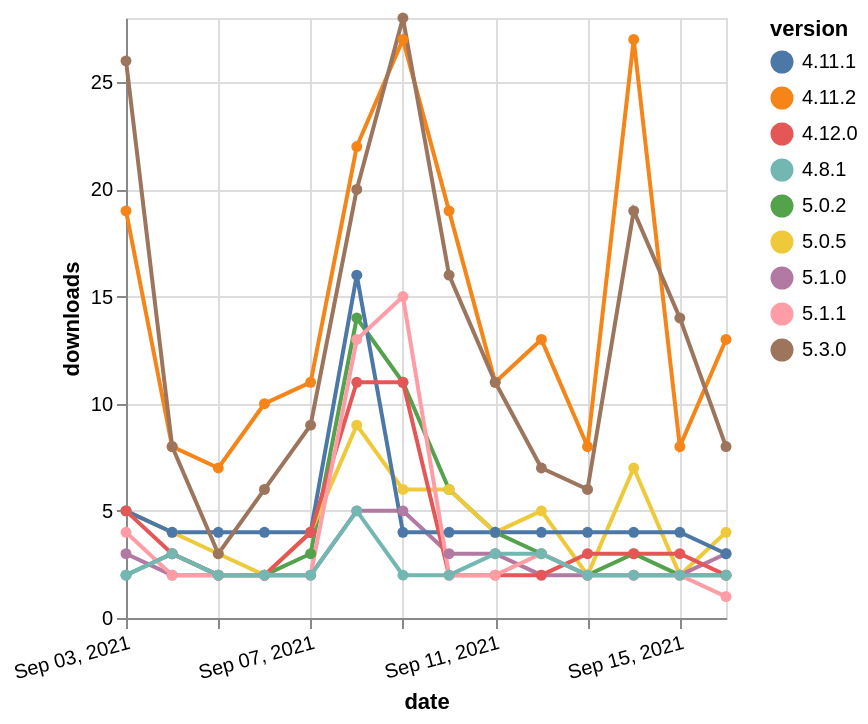

Describe this chart as a Vega-Lite specification.
### Vega-Lite specification from a JSON file in a GitHub repository (floating-point values rounded to 4 significant figures)
{"$schema": "https://vega.github.io/schema/vega-lite/v5.json", "description": "A simple bar chart with embedded data.", "data": {"values": [{"date": "2021-09-03", "total": 13177, "delta": 2, "version": "5.0.2"}, {"date": "2021-09-04", "total": 13180, "delta": 3, "version": "5.0.2"}, {"date": "2021-09-05", "total": 13182, "delta": 2, "version": "5.0.2"}, {"date": "2021-09-06", "total": 13184, "delta": 2, "version": "5.0.2"}, {"date": "2021-09-07", "total": 13187, "delta": 3, "version": "5.0.2"}, {"date": "2021-09-08", "total": 13201, "delta": 14, "version": "5.0.2"}, {"date": "2021-09-09", "total": 13212, "delta": 11, "version": "5.0.2"}, {"date": "2021-09-10", "total": 13218, "delta": 6, "version": "5.0.2"}, {"date": "2021-09-11", "total": 13222, "delta": 4, "version": "5.0.2"}, {"date": "2021-09-12", "total": 13225, "delta": 3, "version": "5.0.2"}, {"date": "2021-09-13", "total": 13227, "delta": 2, "version": "5.0.2"}, {"date": "2021-09-14", "total": 13230, "delta": 3, "version": "5.0.2"}, {"date": "2021-09-15", "total": 13232, "delta": 2, "version": "5.0.2"}, {"date": "2021-09-16", "total": 13234, "delta": 2, "version": "5.0.2"}, {"date": "2021-09-03", "total": 9793, "delta": 5, "version": "5.0.5"}, {"date": "2021-09-04", "total": 9797, "delta": 4, "version": "5.0.5"}, {"date": "2021-09-05", "total": 9800, "delta": 3, "version": "5.0.5"}, {"date": "2021-09-06", "total": 9802, "delta": 2, "version": "5.0.5"}, {"date": "2021-09-07", "total": 9806, "delta": 4, "version": "5.0.5"}, {"date": "2021-09-08", "total": 9815, "delta": 9, "version": "5.0.5"}, {"date": "2021-09-09", "total": 9821, "delta": 6, "version": "5.0.5"}, {"date": "2021-09-10", "total": 9827, "delta": 6, "version": "5.0.5"}, {"date": "2021-09-11", "total": 9831, "delta": 4, "version": "5.0.5"}, {"date": "2021-09-12", "total": 9836, "delta": 5, "version": "5.0.5"}, {"date": "2021-09-13", "total": 9838, "delta": 2, "version": "5.0.5"}, {"date": "2021-09-14", "total": 9845, "delta": 7, "version": "5.0.5"}, {"date": "2021-09-15", "total": 9847, "delta": 2, "version": "5.0.5"}, {"date": "2021-09-16", "total": 9851, "delta": 4, "version": "5.0.5"}, {"date": "2021-09-03", "total": 2330, "delta": 3, "version": "5.1.0"}, {"date": "2021-09-04", "total": 2332, "delta": 2, "version": "5.1.0"}, {"date": "2021-09-05", "total": 2334, "delta": 2, "version": "5.1.0"}, {"date": "2021-09-06", "total": 2336, "delta": 2, "version": "5.1.0"}, {"date": "2021-09-07", "total": 2338, "delta": 2, "version": "5.1.0"}, {"date": "2021-09-08", "total": 2343, "delta": 5, "version": "5.1.0"}, {"date": "2021-09-09", "total": 2348, "delta": 5, "version": "5.1.0"}, {"date": "2021-09-10", "total": 2351, "delta": 3, "version": "5.1.0"}, {"date": "2021-09-11", "total": 2354, "delta": 3, "version": "5.1.0"}, {"date": "2021-09-12", "total": 2356, "delta": 2, "version": "5.1.0"}, {"date": "2021-09-13", "total": 2358, "delta": 2, "version": "5.1.0"}, {"date": "2021-09-14", "total": 2360, "delta": 2, "version": "5.1.0"}, {"date": "2021-09-15", "total": 2362, "delta": 2, "version": "5.1.0"}, {"date": "2021-09-16", "total": 2365, "delta": 3, "version": "5.1.0"}, {"date": "2021-09-03", "total": 13771, "delta": 19, "version": "4.11.2"}, {"date": "2021-09-04", "total": 13779, "delta": 8, "version": "4.11.2"}, {"date": "2021-09-05", "total": 13786, "delta": 7, "version": "4.11.2"}, {"date": "2021-09-06", "total": 13796, "delta": 10, "version": "4.11.2"}, {"date": "2021-09-07", "total": 13807, "delta": 11, "version": "4.11.2"}, {"date": "2021-09-08", "total": 13829, "delta": 22, "version": "4.11.2"}, {"date": "2021-09-09", "total": 13856, "delta": 27, "version": "4.11.2"}, {"date": "2021-09-10", "total": 13875, "delta": 19, "version": "4.11.2"}, {"date": "2021-09-11", "total": 13886, "delta": 11, "version": "4.11.2"}, {"date": "2021-09-12", "total": 13899, "delta": 13, "version": "4.11.2"}, {"date": "2021-09-13", "total": 13907, "delta": 8, "version": "4.11.2"}, {"date": "2021-09-14", "total": 13934, "delta": 27, "version": "4.11.2"}, {"date": "2021-09-15", "total": 13942, "delta": 8, "version": "4.11.2"}, {"date": "2021-09-16", "total": 13955, "delta": 13, "version": "4.11.2"}, {"date": "2021-09-03", "total": 8463, "delta": 5, "version": "4.11.1"}, {"date": "2021-09-04", "total": 8467, "delta": 4, "version": "4.11.1"}, {"date": "2021-09-05", "total": 8471, "delta": 4, "version": "4.11.1"}, {"date": "2021-09-06", "total": 8475, "delta": 4, "version": "4.11.1"}, {"date": "2021-09-07", "total": 8479, "delta": 4, "version": "4.11.1"}, {"date": "2021-09-08", "total": 8495, "delta": 16, "version": "4.11.1"}, {"date": "2021-09-09", "total": 8499, "delta": 4, "version": "4.11.1"}, {"date": "2021-09-10", "total": 8503, "delta": 4, "version": "4.11.1"}, {"date": "2021-09-11", "total": 8507, "delta": 4, "version": "4.11.1"}, {"date": "2021-09-12", "total": 8511, "delta": 4, "version": "4.11.1"}, {"date": "2021-09-13", "total": 8515, "delta": 4, "version": "4.11.1"}, {"date": "2021-09-14", "total": 8519, "delta": 4, "version": "4.11.1"}, {"date": "2021-09-15", "total": 8523, "delta": 4, "version": "4.11.1"}, {"date": "2021-09-16", "total": 8526, "delta": 3, "version": "4.11.1"}, {"date": "2021-09-03", "total": 3575, "delta": 26, "version": "5.3.0"}, {"date": "2021-09-04", "total": 3583, "delta": 8, "version": "5.3.0"}, {"date": "2021-09-05", "total": 3586, "delta": 3, "version": "5.3.0"}, {"date": "2021-09-06", "total": 3592, "delta": 6, "version": "5.3.0"}, {"date": "2021-09-07", "total": 3601, "delta": 9, "version": "5.3.0"}, {"date": "2021-09-08", "total": 3621, "delta": 20, "version": "5.3.0"}, {"date": "2021-09-09", "total": 3649, "delta": 28, "version": "5.3.0"}, {"date": "2021-09-10", "total": 3665, "delta": 16, "version": "5.3.0"}, {"date": "2021-09-11", "total": 3676, "delta": 11, "version": "5.3.0"}, {"date": "2021-09-12", "total": 3683, "delta": 7, "version": "5.3.0"}, {"date": "2021-09-13", "total": 3689, "delta": 6, "version": "5.3.0"}, {"date": "2021-09-14", "total": 3708, "delta": 19, "version": "5.3.0"}, {"date": "2021-09-15", "total": 3722, "delta": 14, "version": "5.3.0"}, {"date": "2021-09-16", "total": 3730, "delta": 8, "version": "5.3.0"}, {"date": "2021-09-03", "total": 9470, "delta": 5, "version": "4.12.0"}, {"date": "2021-09-04", "total": 9473, "delta": 3, "version": "4.12.0"}, {"date": "2021-09-05", "total": 9475, "delta": 2, "version": "4.12.0"}, {"date": "2021-09-06", "total": 9477, "delta": 2, "version": "4.12.0"}, {"date": "2021-09-07", "total": 9481, "delta": 4, "version": "4.12.0"}, {"date": "2021-09-08", "total": 9492, "delta": 11, "version": "4.12.0"}, {"date": "2021-09-09", "total": 9503, "delta": 11, "version": "4.12.0"}, {"date": "2021-09-10", "total": 9505, "delta": 2, "version": "4.12.0"}, {"date": "2021-09-11", "total": 9507, "delta": 2, "version": "4.12.0"}, {"date": "2021-09-12", "total": 9509, "delta": 2, "version": "4.12.0"}, {"date": "2021-09-13", "total": 9512, "delta": 3, "version": "4.12.0"}, {"date": "2021-09-14", "total": 9515, "delta": 3, "version": "4.12.0"}, {"date": "2021-09-15", "total": 9518, "delta": 3, "version": "4.12.0"}, {"date": "2021-09-16", "total": 9520, "delta": 2, "version": "4.12.0"}, {"date": "2021-09-03", "total": 4042, "delta": 4, "version": "5.1.1"}, {"date": "2021-09-04", "total": 4044, "delta": 2, "version": "5.1.1"}, {"date": "2021-09-05", "total": 4046, "delta": 2, "version": "5.1.1"}, {"date": "2021-09-06", "total": 4048, "delta": 2, "version": "5.1.1"}, {"date": "2021-09-07", "total": 4050, "delta": 2, "version": "5.1.1"}, {"date": "2021-09-08", "total": 4063, "delta": 13, "version": "5.1.1"}, {"date": "2021-09-09", "total": 4078, "delta": 15, "version": "5.1.1"}, {"date": "2021-09-10", "total": 4080, "delta": 2, "version": "5.1.1"}, {"date": "2021-09-11", "total": 4082, "delta": 2, "version": "5.1.1"}, {"date": "2021-09-12", "total": 4085, "delta": 3, "version": "5.1.1"}, {"date": "2021-09-13", "total": 4087, "delta": 2, "version": "5.1.1"}, {"date": "2021-09-14", "total": 4089, "delta": 2, "version": "5.1.1"}, {"date": "2021-09-15", "total": 4091, "delta": 2, "version": "5.1.1"}, {"date": "2021-09-16", "total": 4092, "delta": 1, "version": "5.1.1"}, {"date": "2021-09-03", "total": 2253, "delta": 2, "version": "4.8.1"}, {"date": "2021-09-04", "total": 2256, "delta": 3, "version": "4.8.1"}, {"date": "2021-09-05", "total": 2258, "delta": 2, "version": "4.8.1"}, {"date": "2021-09-06", "total": 2260, "delta": 2, "version": "4.8.1"}, {"date": "2021-09-07", "total": 2262, "delta": 2, "version": "4.8.1"}, {"date": "2021-09-08", "total": 2267, "delta": 5, "version": "4.8.1"}, {"date": "2021-09-09", "total": 2269, "delta": 2, "version": "4.8.1"}, {"date": "2021-09-10", "total": 2271, "delta": 2, "version": "4.8.1"}, {"date": "2021-09-11", "total": 2274, "delta": 3, "version": "4.8.1"}, {"date": "2021-09-12", "total": 2277, "delta": 3, "version": "4.8.1"}, {"date": "2021-09-13", "total": 2279, "delta": 2, "version": "4.8.1"}, {"date": "2021-09-14", "total": 2281, "delta": 2, "version": "4.8.1"}, {"date": "2021-09-15", "total": 2283, "delta": 2, "version": "4.8.1"}, {"date": "2021-09-16", "total": 2285, "delta": 2, "version": "4.8.1"}]}, "width": "container", "mark": {"type": "line", "point": {"filled": true}}, "encoding": {"x": {"field": "date", "type": "temporal", "timeUnit": "yearmonthdate", "title": "date", "axis": {"labelAngle": -15}}, "y": {"field": "delta", "type": "quantitative", "title": "downloads"}, "color": {"field": "version", "type": "nominal"}, "tooltip": {"field": "delta"}}}
